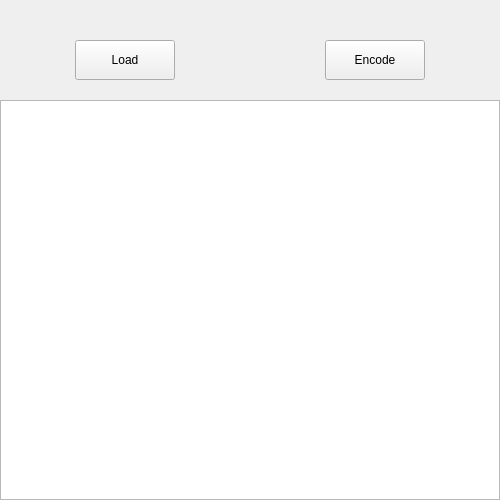
<?xml version="1.0" encoding="UTF-8"?>
<ui version="4.0">
    <class>MainWindow</class>
    <widget class="QMainWindow" name="MainWindow">
        <property name = "geometry">
            <rect>
                <x>0</x>
                <y>0</y>
                <width>500</width>
                <height>500</height>
            </rect>
        </property>
        <property name="windowTitle">
            <string>QThread_Lame</string>
        </property>
        <widget class ="QWidget" name="centralWidget">
            <property name = "geometry">
                <rect>
                    <x>0</x>
                    <y>0</y>
                    <width>500</width>
                    <height>500</height>
                </rect>
            </property>
            <widget class = "QListWidget" name = "inputFilesListWidget">
                <property name = "geometry">
                    <rect>
                        <x>0</x>
                        <y>100</y>
                        <width>500</width>
                        <height>400</height>
                    </rect>
                </property>
            </widget>
            <widget class = "QPushButton" name = "loadFilesButton">
                <property name = "geometry">
                    <rect>
                        <x>75</x>
                        <y>40</y>
                        <width>100</width>
                        <height>40</height>
                    </rect>
                </property>
                <property name = "text">
                    <string>Load</string>
                </property>
            </widget>
            <widget class = "QPushButton" name = "encodeFilesButton">
                <property name = "geometry">
                    <rect>
                        <x>325</x>
                        <y>40</y>
                        <width>100</width>
                        <height>40</height>
                    </rect>
                </property>
                <property name = "text">
                    <string>Encode</string>
                </property>
            </widget>
        </widget>
    </widget>
</ui>
